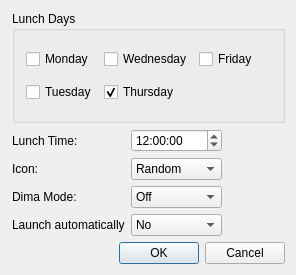
<?xml version="1.0" encoding="UTF-8"?>
<ui version="4.0">
 <class>RSLunchDialog</class>
 <widget class="QDialog" name="RSLunchDialog">
  <property name="geometry">
   <rect>
    <x>0</x>
    <y>0</y>
    <width>296</width>
    <height>275</height>
   </rect>
  </property>
  <property name="windowTitle">
   <string>Russian Speaking Lunch</string>
  </property>
  <layout class="QVBoxLayout" name="verticalLayout">
   <property name="leftMargin">
    <number>12</number>
   </property>
   <item>
    <widget class="QGroupBox" name="lunchDaysGroupBox">
     <property name="title">
      <string>Lunch Days</string>
     </property>
     <layout class="QGridLayout" name="gridLayout">
      <item row="0" column="0">
       <widget class="QCheckBox" name="mondayCheckBox">
        <property name="text">
         <string>Monday</string>
        </property>
       </widget>
      </item>
      <item row="0" column="1">
       <widget class="QCheckBox" name="wednesdayCheckBox">
        <property name="text">
         <string>Wednesday</string>
        </property>
       </widget>
      </item>
      <item row="0" column="2">
       <widget class="QCheckBox" name="fridayCheckBox">
        <property name="text">
         <string>Friday</string>
        </property>
       </widget>
      </item>
      <item row="1" column="0">
       <widget class="QCheckBox" name="tuesdayCheckBox">
        <property name="text">
         <string>Tuesday</string>
        </property>
       </widget>
      </item>
      <item row="1" column="1">
       <widget class="QCheckBox" name="thursdayCheckBox">
        <property name="text">
         <string>Thursday</string>
        </property>
        <property name="checked">
         <bool>true</bool>
        </property>
       </widget>
      </item>
     </layout>
    </widget>
   </item>
   <item>
    <layout class="QHBoxLayout" name="editelementsHorizontalLayout">
     <item>
      <layout class="QGridLayout" name="editElementsGridLayout">
       <item row="0" column="0">
        <widget class="QLabel" name="launchTimeLabel">
         <property name="text">
          <string>Lunch Time:</string>
         </property>
         <property name="buddy">
          <cstring>lunchTimeEdit</cstring>
         </property>
        </widget>
       </item>
       <item row="0" column="1">
        <widget class="QTimeEdit" name="lunchTimeEdit">
         <property name="time">
          <time>
           <hour>12</hour>
           <minute>0</minute>
           <second>0</second>
          </time>
         </property>
        </widget>
       </item>
       <item row="1" column="0">
        <widget class="QLabel" name="iconLabel">
         <property name="text">
          <string>Icon:</string>
         </property>
        </widget>
       </item>
       <item row="1" column="1">
        <widget class="QComboBox" name="iconComboBox">
         <item>
          <property name="text">
           <string>Random</string>
          </property>
         </item>
         <item>
          <property name="text">
           <string>Russia</string>
          </property>
          <property name="icon">
           <iconset>
            <normalon>:/images/russia.png</normalon>
           </iconset>
          </property>
         </item>
         <item>
          <property name="text">
           <string>Ukraine</string>
          </property>
          <property name="icon">
           <iconset>
            <normalon>:/images/ukraine.png</normalon>
           </iconset>
          </property>
         </item>
         <item>
          <property name="text">
           <string>Belarus</string>
          </property>
          <property name="icon">
           <iconset>
            <normalon>:/images/belarus.png</normalon>
           </iconset>
          </property>
         </item>
         <item>
          <property name="text">
           <string>Moldova</string>
          </property>
          <property name="icon">
           <iconset>
            <normalon>:/images/moldova.png</normalon>
           </iconset>
          </property>
         </item>
        </widget>
       </item>
       <item row="2" column="0">
        <widget class="QLabel" name="dimaModeLabel">
         <property name="text">
          <string>Dima Mode:</string>
         </property>
        </widget>
       </item>
       <item row="2" column="1">
        <widget class="QComboBox" name="dimaModeComboBox">
         <item>
          <property name="text">
           <string>Off</string>
          </property>
         </item>
         <item>
          <property name="text">
           <string>ON BLYAT'</string>
          </property>
         </item>
        </widget>
       </item>
       <item row="3" column="0">
        <widget class="QLabel" name="launchAutoLabel">
         <property name="text">
          <string>Launch automatically</string>
         </property>
        </widget>
       </item>
       <item row="3" column="1">
        <widget class="QComboBox" name="launchAutoComboBox">
         <item>
          <property name="text">
           <string>No</string>
          </property>
         </item>
         <item>
          <property name="text">
           <string>Yes</string>
          </property>
         </item>
        </widget>
       </item>
      </layout>
     </item>
     <item>
      <spacer name="editElementsHorizontalSpacer">
       <property name="orientation">
        <enum>Qt::Horizontal</enum>
       </property>
       <property name="sizeHint" stdset="0">
        <size>
         <width>40</width>
         <height>20</height>
        </size>
       </property>
      </spacer>
     </item>
    </layout>
   </item>
   <item>
    <layout class="QHBoxLayout" name="buttonsHorizontalLayout">
     <item>
      <spacer name="buttonsHorizontalSpacer">
       <property name="orientation">
        <enum>Qt::Horizontal</enum>
       </property>
       <property name="sizeHint" stdset="0">
        <size>
         <width>40</width>
         <height>20</height>
        </size>
       </property>
      </spacer>
     </item>
     <item>
      <widget class="QDialogButtonBox" name="buttonBox">
       <property name="standardButtons">
        <set>QDialogButtonBox::Cancel|QDialogButtonBox::Ok</set>
       </property>
      </widget>
     </item>
    </layout>
   </item>
  </layout>
 </widget>
 <layoutdefault spacing="6" margin="11"/>
 <tabstops>
  <tabstop>mondayCheckBox</tabstop>
  <tabstop>tuesdayCheckBox</tabstop>
  <tabstop>wednesdayCheckBox</tabstop>
  <tabstop>thursdayCheckBox</tabstop>
  <tabstop>fridayCheckBox</tabstop>
  <tabstop>lunchTimeEdit</tabstop>
  <tabstop>iconComboBox</tabstop>
  <tabstop>dimaModeComboBox</tabstop>
  <tabstop>launchAutoComboBox</tabstop>
 </tabstops>
 <resources/>
 <connections>
  <connection>
   <sender>buttonBox</sender>
   <signal>accepted()</signal>
   <receiver>RSLunchDialog</receiver>
   <slot>accept()</slot>
   <hints>
    <hint type="sourcelabel">
     <x>124</x>
     <y>237</y>
    </hint>
    <hint type="destinationlabel">
     <x>30</x>
     <y>233</y>
    </hint>
   </hints>
  </connection>
  <connection>
   <sender>buttonBox</sender>
   <signal>rejected()</signal>
   <receiver>RSLunchDialog</receiver>
   <slot>reject()</slot>
   <hints>
    <hint type="sourcelabel">
     <x>127</x>
     <y>251</y>
    </hint>
    <hint type="destinationlabel">
     <x>69</x>
     <y>248</y>
    </hint>
   </hints>
  </connection>
 </connections>
</ui>
